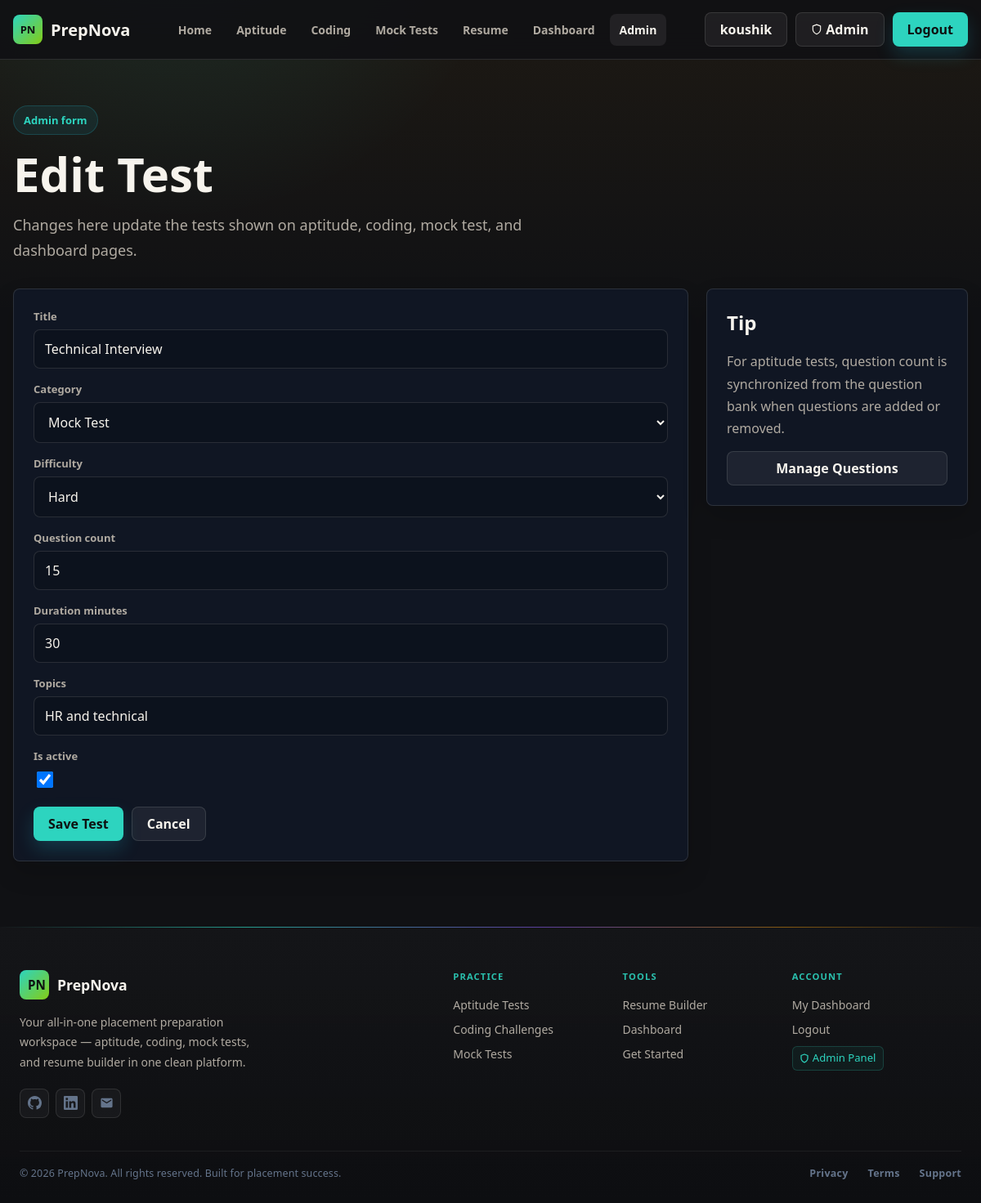
The app's page /site-admin/tests/7/edit/ (signed in), older data.
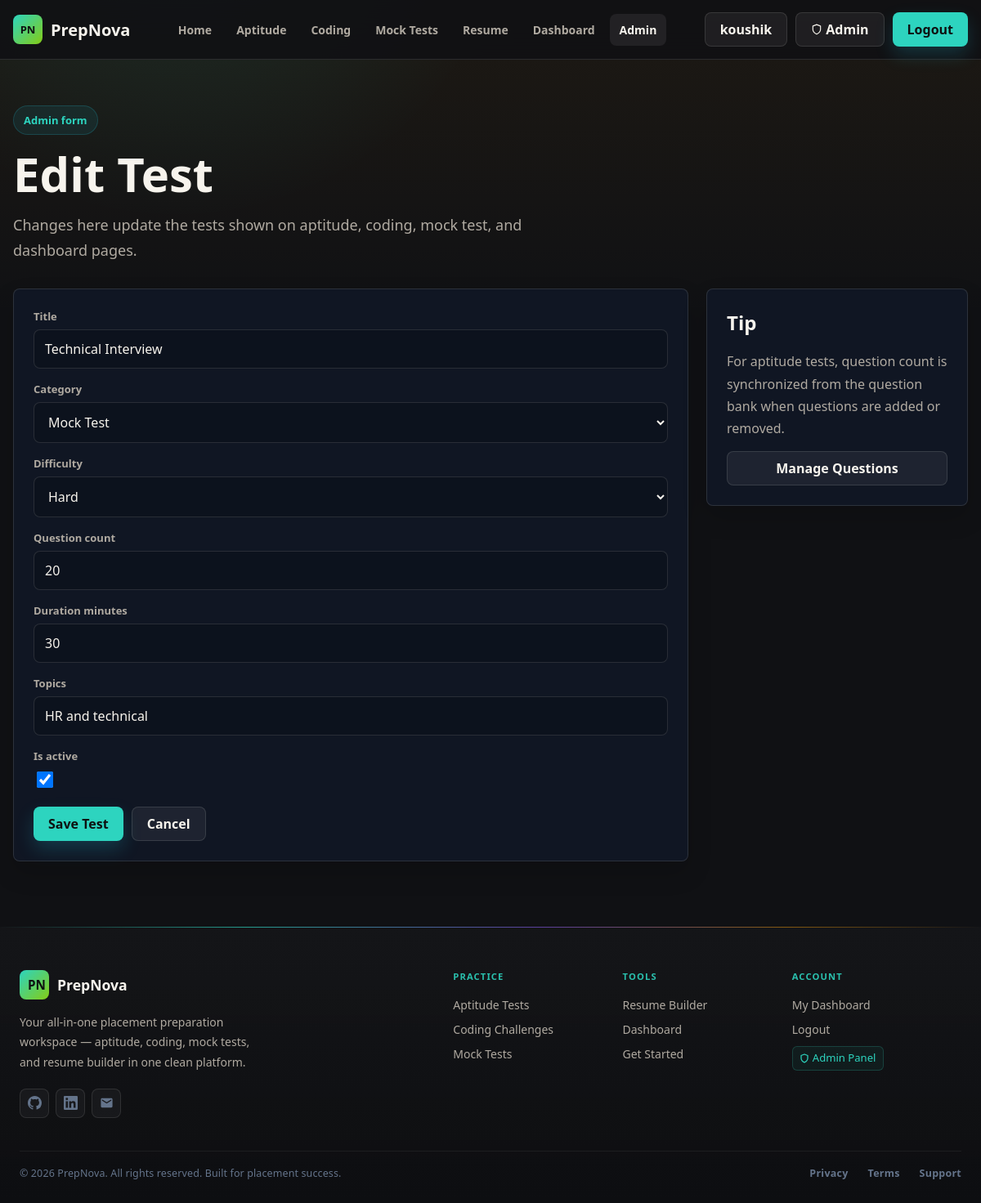
The same page, newer data.
### myapp/models.py (models this page shows, shortened)
class PrepTest(models.Model):
    APTITUDE = 'aptitude'
    CODING = 'coding'
    MOCK = 'mock'
    RESUME = 'resume'
    CATEGORY_CHOICES = [
        (APTITUDE, 'Aptitude'),
        (CODING, 'Coding'),
        (MOCK, 'Mock Test'),
        (RESUME, 'Resume'),
    ]
    EASY = 'easy'
    MEDIUM = 'medium'
    HARD = 'hard'
    DIFFICULTY_CHOICES = [
        (EASY, 'Easy'),
        (MEDIUM, 'Medium'),
        (HARD, 'Hard'),
    ]
    title = models.CharField(max_length=120)
    category = models.CharField(max_length=20, choices=CATEGORY_CHOICES)
    difficulty = models.CharField(max_length=20, choices=DIFFICULTY_CHOICES, default=MEDIUM)
    question_count = models.PositiveIntegerField(default=0)
    duration_minutes = models.PositiveIntegerField(default=0)
    topics = models.CharField(max_length=255, blank=True)
    is_active = models.BooleanField(default=True)

### myapp/views.py (the view)
# urls.py: path('site-admin/tests/<int:test_id>/edit/', views.site_admin_test_update, name='site_admin_test_update'),
@superuser_required
def site_admin_test_update(request, test_id):
    test = get_object_or_404(PrepTest, pk=test_id)
    form = PrepTestForm(request.POST or None, instance=test)
    if request.method == 'POST' and form.is_valid():
        test = form.save()
        sync_test_question_count(test)
        messages.success(request, 'Test updated successfully.')
        return redirect('site_admin_tests')
    return render(request, 'site_admin/test_form.html', {
        'form': form,
        'title': 'Edit Test',
        'test': test,
    })

### myapp/forms.py
class PrepTestForm(forms.ModelForm):
    class Meta:
        model = PrepTest
        fields = ['title', 'category', 'difficulty', 'question_count', 'duration_minutes', 'topics', 'is_active']
        widgets = {
            'title': forms.TextInput(attrs={'placeholder': 'Test title'}),
            'question_count': forms.NumberInput(attrs={'min': 0}),
            'duration_minutes': forms.NumberInput(attrs={'min': 0}),
            'topics': forms.TextInput(attrs={'placeholder': 'Numbers, reasoning, DSA'}),
        }

### myapp/template/site_admin/test_form.html (shortened to what this page needs)
{% extends "base.html" %}
{% block content %}
  <section class="page-shell">
    <div class="page-title compact-title">
      <div class="eyebrow">Admin form</div>
      <h1>{{ title }}</h1>
      <p>Changes here update the tests shown on aptitude, coding, mock test, and dashboard pages.</p>
    </div>
    <div class="admin-form-layout">
      <form class="form-panel admin-form" method="post">
        {% for field in form %}
          <div class="field">
            <label for="{{ field.id_for_label }}">{{ field.label }}</label>
            {{ field }}
          </div>
        {% endfor %}
        <div class="form-actions">
          <button class="btn btn-primary" type="submit">Save Test</button>
          <a class="btn btn-ghost" href="{% url 'site_admin_tests' %}">Cancel</a>
        </div>
      </form>
      <aside class="panel">
        <h2 class="panel-title">Tip</h2>
        <p class="analysis-copy">For aptitude tests, question count is synchronized from the question bank when questions are added or removed.</p>
        {% if test.category == 'CODING' %}
          <a class="btn btn-ghost btn-wide" href="{% url 'site_admin_coding_questions' %}?test={{ test.id }}">Manage Questions</a>
        {% else %}
          <a class="btn btn-ghost btn-wide" href="{% url 'site_admin_questions' %}?test={{ test.id }}">Manage Questions</a>
        {% endif %}
      </aside>
    </div>
  </section>
{% endblock %}

### myapp/template/base.html (shortened to what this page needs)
{% load static %}
<!DOCTYPE html>
<html lang="en">
<head>
  <link rel="stylesheet" href="{% static 'index.css' %}?v=4">
</head>
<body class="{% block body_class %}{% endblock %}">
  <header class="site-header">
    <nav class="nav-shell" aria-label="Primary navigation">
      <a class="brand" href="{% url 'first' %}" aria-label="PrepNova home">
        <span class="brand-mark">PN</span>
        <span>PrepNova</span>
      </a>
      <div class="nav-links" id="primaryNav">
        <a href="{% url 'first' %}" class="{% if request.resolver_match.url_name == 'first' %}is-active{% endif %}">Home</a>
        <a href="{% url 'aptitude' %}" class="{% if request.resolver_match.url_name == 'aptitude' %}is-active{% endif %}">Aptitude</a>
        <a href="{% url 'coding' %}" class="{% if request.resolver_match.url_name == 'coding' %}is-active{% endif %}">Coding</a>
        <a href="{% url 'mocktest' %}" class="{% if request.resolver_match.url_name == 'mocktest' %}is-active{% endif %}">Mock Tests</a>
        <a href="{% url 'resume' %}" class="{% if request.resolver_match.url_name == 'resume' %}is-active{% endif %}">Resume</a>
        <a href="{% url 'dashboard' %}" class="{% if request.resolver_match.url_name == 'dashboard' %}is-active{% endif %}">Dashboard</a>
        {% if request.user.is_superuser %}
          <a href="{% url 'site_admin_dashboard' %}" class="{% if 'site_admin' in request.resolver_match.url_name %}is-active{% endif %}">Admin</a>
        {% endif %}
      </div>
      <div class="nav-actions">
        {% if request.user.is_authenticated %}
          <a class="btn btn-ghost" href="{% url 'dashboard' %}">{{ request.user.first_name|default:request.user.username|truncatechars:16 }}</a>
          {% if request.user.is_superuser %}
            <a class="btn btn-ghost admin-btn" href="{% url 'site_admin_dashboard' %}" title="Admin Panel">
              <svg width="14" height="14" viewBox="0 0 24 24" fill="none" stroke="currentColor" stroke-width="2" stroke-linecap="round" stroke-linejoin="round" style="margin-right:4px;vertical-align:-2px"><path d="M12 22s8-4 8-10V5l-8-3-8 3v7c0 6 8 10 8 10z"/></svg>
              Admin
            </a>
          {% endif %}
          <a class="btn btn-primary" href="{% url 'logout' %}">Logout</a>
        {% endif %}
      </div>
    </nav>
  </header>
  <main>
    {% block content %}{% endblock %}
  </main>
  <footer class="site-footer">
    <div class="footer-accent-bar"></div>
    <div class="footer-inner">
      <div class="footer-brand-col">
        <a class="footer-brand-link" href="{% url 'first' %}">
          <span class="brand-mark" style="font-size:0.95rem;padding:6px 10px;">PN</span>
          <span style="font-size:1.1rem;font-weight:800;color:var(--text);">PrepNova</span>
        </a>
        <p class="footer-tagline">Your all-in-one placement preparation workspace — aptitude, coding, mock tests, and resume builder in one clean platform.</p>
        <div class="footer-socials">
          <a href="https://github.com/crkoushik25-ctrl" target="_blank" rel="noopener noreferrer" aria-label="GitHub" class="footer-social-btn">
          </a>
          <a href="https://www.linkedin.com/in/koushikprabhu25" target="_blank" rel="noopener noreferrer" aria-label="LinkedIn" class="footer-social-btn">
          </a>
          <a href="mailto:crkoushik25@gmail.com" aria-label="Email" class="footer-social-btn">
            <svg xmlns="http://www.w3.org/2000/svg" width="17" height="17" viewBox="0 0 24 24" fill="currentColor"><path d="M20 4H4c-1.1 0-1.99.9-1.99 2L2 18c0 1.1.9 2 2 2h16c1.1 0 2-.9 2-2V6c0-1.1-.9-2-2-2zm0 4l-8 5-8-5V6l8 5 8-5v2z"/></svg>
          </a>
        </div>
      </div>
      <div class="footer-nav-cols">
        <div class="footer-nav-col">
          <p class="footer-col-heading">Practice</p>
          <ul>
            <li><a href="{% url 'aptitude' %}">Aptitude Tests</a></li>
            <li><a href="{% url 'coding' %}">Coding Challenges</a></li>
            <li><a href="{% url 'mocktest' %}">Mock Tests</a></li>
          </ul>
        </div>
        <div class="footer-nav-col">
          <p class="footer-col-heading">Tools</p>
          <ul>
            <li><a href="{% url 'resume' %}">Resume Builder</a></li>
            <li><a href="{% url 'dashboard' %}">Dashboard</a></li>
            <li><a href="{% url 'getstarted' %}">Get Started</a></li>
          </ul>
        </div>
        <div class="footer-nav-col">
          <p class="footer-col-heading">Account</p>
          <ul>
            {% if request.user.is_authenticated %}
              <li><a href="{% url 'dashboard' %}">My Dashboard</a></li>
              <li><a href="{% url 'logout' %}">Logout</a></li>
            {% else %}
              <li><a href="{% url 'login' %}">Login</a></li>
              <li><a href="{% url 'login' %}">Register</a></li>
            {% endif %}
            {% if request.user.is_superuser %}
              <li>
                <a href="{% url 'site_admin_dashboard' %}" class="footer-admin-tag">
                  <svg width="12" height="12" viewBox="0 0 24 24" fill="none" stroke="currentColor" stroke-width="2.5" stroke-linecap="round" stroke-linejoin="round" style="margin-right: 4px; vertical-align: -1px;"><path d="M12 22s8-4 8-10V5l-8-3-8 3v7c0 6 8 10 8 10z"/></svg>
                  Admin Panel
                </a>
              </li>
            {% endif %}
          </ul>
        </div>
      </div>
    </div>
    <div class="footer-bottom">
      <p class="copyright">&copy; 2026 PrepNova. All rights reserved. Built for placement success.</p>
      <div class="footer-bottom-links">
        <a href="#">Privacy</a>
        <a href="#">Terms</a>
        <a href="#">Support</a>
      </div>
    </div>
  </footer>
</body>
</html>

Row changes from the older to the newer data that the page shows:
changed PrepTest "Technical Interview": question_count "15" → "20"
